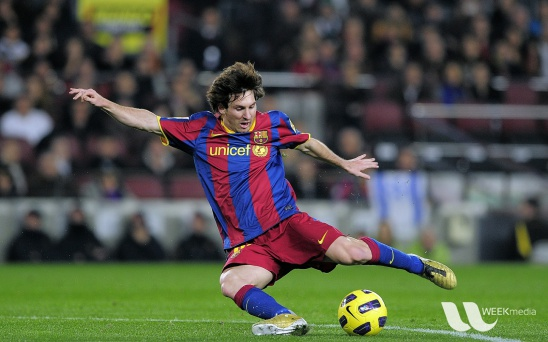
#> input picture Lab1/test_img.jpg, 548 x 342 px, given in place of Lab3_half100.png, which was not available
$ jupyter execute Lab2.ipynb
#> lines starting #> are read from the running program, lines starting #| are printed output that depends on the picture; after the words box and inside, x2 and y2 are one past the last pixel; in counts of white or black regions, pixels touching at a corner belong together; pictures that were not available may be replaced by others from this repository, and a replacement may not be noted
[cell 1]
import cv2
import matplotlib.pyplot as plt

[cell 2]
img_half = cv2.imread('Lab3_half100.png', cv2.IMREAD_GRAYSCALE)
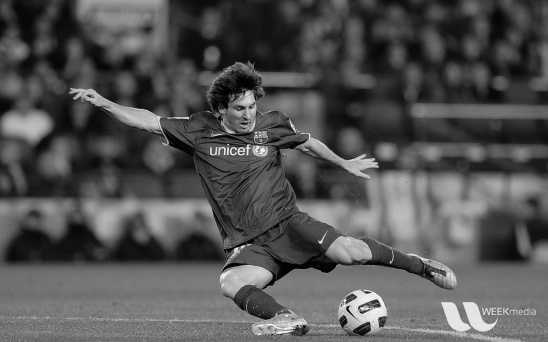
#> img_half: shape (342, 548); min 0, max 253, mean 83.3
img_chess = cv2.imread('Lab3_chess100.png', cv2.IMREAD_GRAYSCALE)
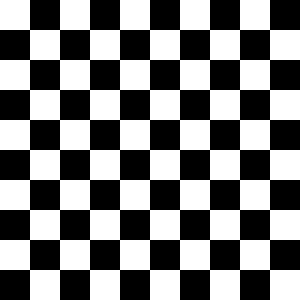
#> input picture Lab2/Lab3_chess100.png, 100 x 100 px (shown 3 times larger)
#> img_chess: shape (100, 100); values 100 (black) and 200 (white), 50% white; 1 white region, box (x1, y1, x2, y2) and area: (0, 0, 100, 100) 5000

[cell 3]
#img_half
hist_half = cv2.calcHist([img_half], [0], None, [256], [0, 256])
#> hist_half = 256 values, max 2206 at index 118, min 0 at index 251, mean 732.1
#img_chess
hist_chess = cv2.calcHist([img_chess], [0], None, [256], [0, 256])
#> hist_chess = 256 values, max 5000 at index 100, min 0 at index 0, mean 39.06

[cell 4]
plt.figure(figsize=(20,10))
plt.subplot(121)
plt.imshow(img_half, cmap='gray');
plt.subplot(122)

plt.plot(hist_half); plt.xlim([0, 255]); plt.grid(); plt.show();
#> after `plt.plot(hist_half)`:
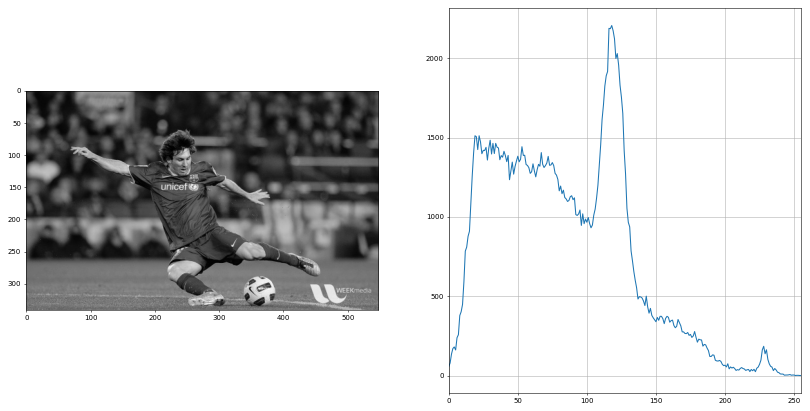
#> figure drawn by matplotlib, 2 panels; panel 2: curve peaks at x = 118, y = 2206

plt.figure(figsize=(20,10))
plt.subplot(121)
plt.imshow(img_chess, cmap='gray');
plt.subplot(122)

plt.plot(hist_chess); plt.xlim([0, 255]); plt.grid(); plt.show();
#> after `plt.plot(hist_chess)`:
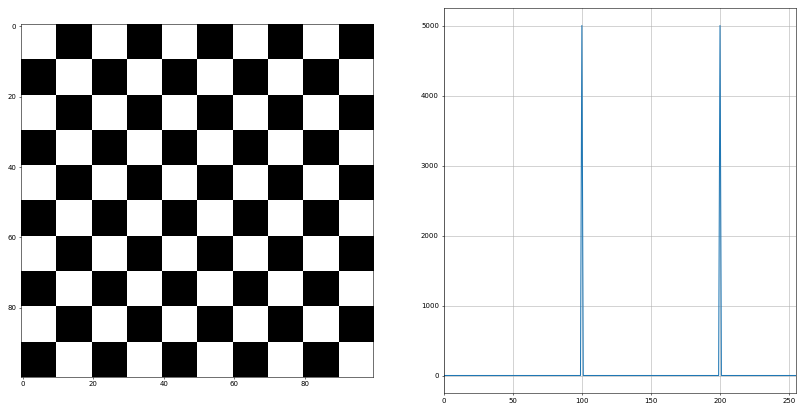
#> figure drawn by matplotlib, 2 panels; panel 2: curve peaks at x = 100, y = 5000
